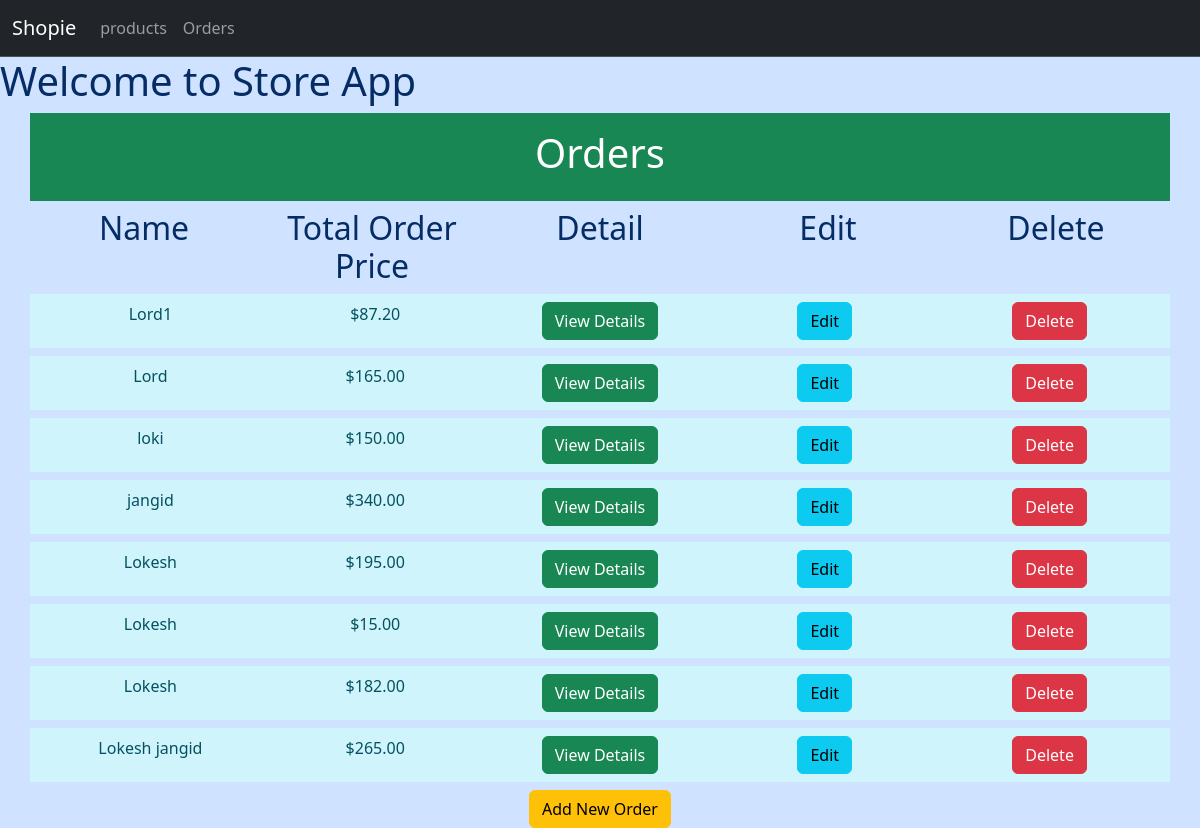
/orders/, run on an earlier commit of the app's database.
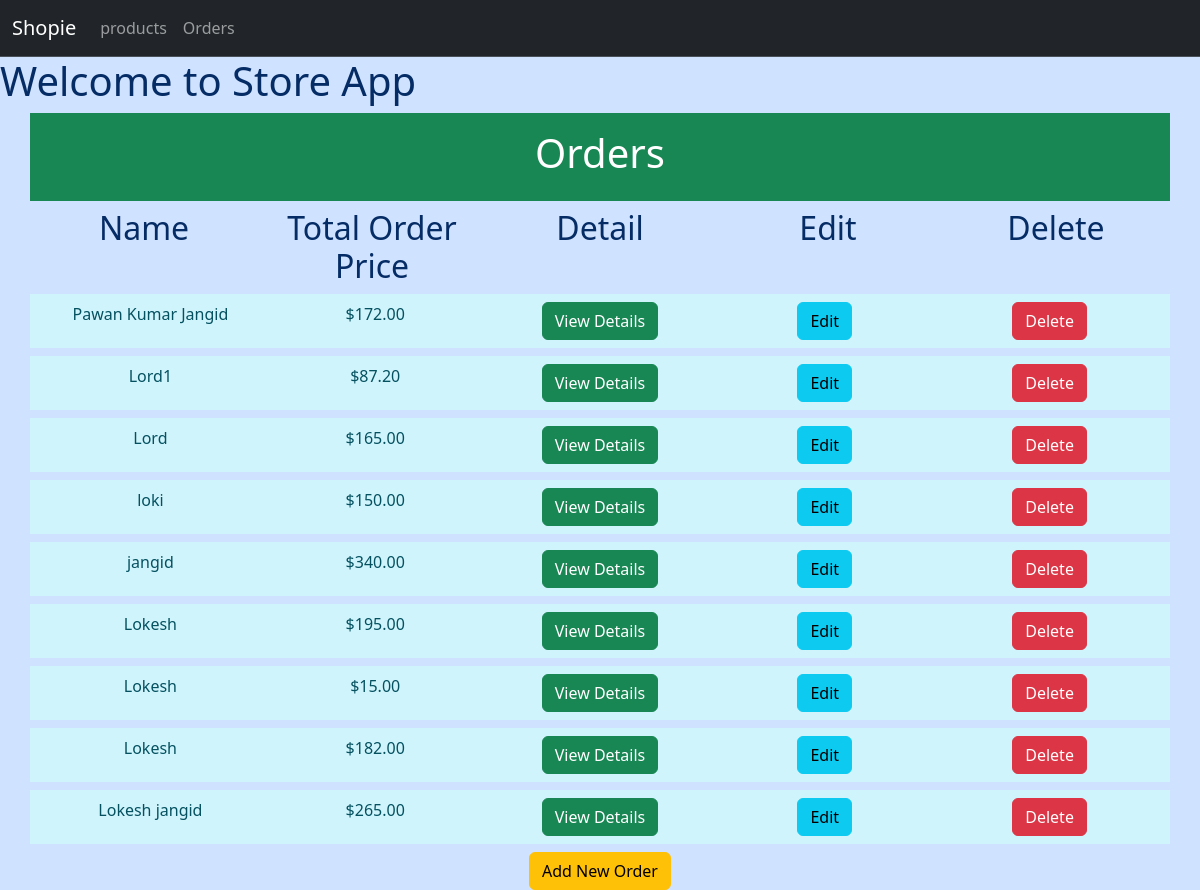
And on a later commit of the database.
### app/models.py (models this page shows, shortened)
class Order(models.Model):
    customer_name = models.CharField(max_length=100)
    products = models.ManyToManyField(
        Product, through='OrderItem', related_name='orders'
    )
    total_order_price = models.DecimalField(
        max_digits=10, decimal_places=2, editable=False, default=0.00
    )
    created_at = models.DateTimeField(auto_now_add=True)
    updated_at = models.DateTimeField(auto_now=True)

### app/views.py (the view)
# urls.py: path('orders/',OrderListView.as_view(),name='order_list'),
class OrderListView(ListView):
    model = Order
    template_name = 'app/order_list.html'
    context_object_name = 'orders'
    def get_queryset(self):
        queryset = super().get_queryset()
        return queryset.order_by('-created_at')

### app/templates/app/order_list.html (shortened to what this page needs)
{% extends "app/base.html" %}
{% block content %}
<div class="container text-center">
  <div class="row p-3 mb-2 bg-success text-white">
      <div class="col"><h1>Orders</h1></div>
  </div>
  <div class="row">
      <div class="col">
        <h2>Name</h2>
      </div>
      <div class="col">
        <h2>Total Order Price</h2>
      </div>
      <div class="col">
        <h2>Detail</h2>
      </div>
      <div class="col">
        <h2>Edit</h2>
      </div>
      <div class="col"><h2>Delete</h2></div>
  </div>
  {% for order in orders %}
      <div class="row p-2 mb-2 bg-info-subtle text-info-emphasis">
          <div class="col">{{order.customer_name}}</div>
          <div class="col">${{order.total_order_price}}</div>
          <div class="col">
              <a href="{% url 'order_detail' order.id %}" class="btn btn-success">View Details</a>
          </div>
          <div class="col">
                <td><a href="{% url 'order_update' order.id %}" class="btn btn-info link-offset-2 link-underline-opacity-25 link-underline-opacity-100-hover">Edit</a>
          </div>
          <div class="col">
                <a href="{% url 'order_delete' order.id %}" class="btn btn-danger link-offset-2 link-underline-opacity-25 link-underline-opacity-100-hover">Delete</a>
          </div>
      </div>
    {% endfor %}
  <button type="button" class="btn btn-warning">
      <a href="{% url 'order_create' %}" class="nav-link">Add New Order</a>
  </button>
</div>
{% endblock %}

### app/templates/app/base.html (shortened to what this page needs)
<!DOCTYPE html>
<html lang="en">
<head>
    <link href="https://cdn.jsdelivr.net/npm/bootstrap@5.3.3/dist/css/bootstrap.min.css" rel="stylesheet">
</head>
<body class="bg-primary-subtle text-primary-emphasis">
    <nav class="navbar navbar-expand-lg bg-dark border-bottom border-body" data-bs-theme="dark">
        <div class="container-fluid">
          <a class="navbar-brand" href="#">Shopie</a>
          <div class="collapse navbar-collapse" id="navbarNavAltMarkup">
            <div class="navbar-nav">
              <a class="nav-link " aria-current="page" href="{% url 'product_list' %}">products</a>
              <a class="nav-link" href="{% url 'order_list' %}">Orders</a>
            </div>
          </div>
        </div>
      </nav>
    <header>
        <h1>{% block header %}Welcome to Store App{% endblock %}</h1>
    </header>
    <main>
        {% block content %}
        {% endblock %}
    </main>
</body>
</html>

What changed in the data, as far as the page shows it:
added Order: customer_name "Pawan Kumar Jangid", total_order_price "172.00"
